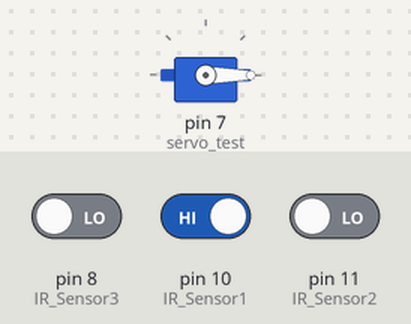
Bench run of a sketch on a simulated Arduino Uno, built with avr-gcc and run on an emulated ATmega328P. Shown: servo. Inputs (shaded band) come from the test bench; at power-on: pin 8 (IR_Sensor3) LOW, pin 10 (IR_Sensor1) HIGH, pin 11 (IR_Sensor2) LOW. The modem accepts every AT command (registered, SIM ready, sends succeed) and sends nothing else.

Above: at 1.5 s.
1.6 s: pin 8 (IR_Sensor3) driven HIGH
At 5.2 s:
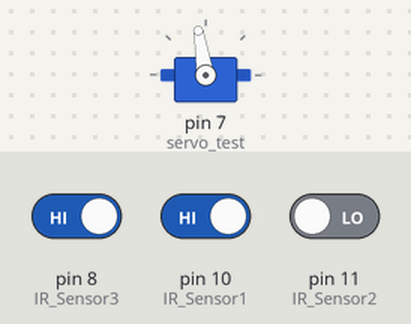
5.5 s: pin 8 (IR_Sensor3) driven LOW
At 8.1 s:
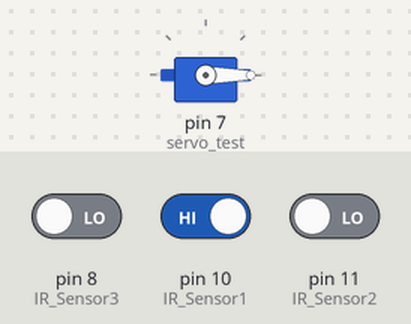
Timing chart, 0 to 9.6 s (numbered marks = the images above; inputs shaded):
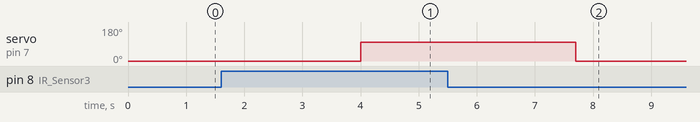

Measured:
- after the input at 1.6 s, servo on pin 7 (servo_test): 0° → 99° after 2.4 s
- after the input at 5.5 s, servo on pin 7 (servo_test): 99° → 0° after 2.2 s

The sketch:

Smart_dustbin.ino
```cpp
#include <SoftwareSerial.h>
#include <Servo.h>
SoftwareSerial mySerial(2, 3);
Servo servo_test;
const int IR_Sensor1 = 10;
const int IR_Sensor2 = 11;
const int IR_Sensor3 = 8;
int angle = 0;
void setup()
{
  mySerial.begin(9600);   // Setting the baud rate of GSM Module
  Serial.begin(9600);    // Setting the baud rate of Serial Monitor (Arduino)
  delay(100);
  servo_test.attach(7);
  servo_test.write(0);
  delay(200);
  pinMode(IR_Sensor1, INPUT);
  pinMode(IR_Sensor2, INPUT);
  pinMode(IR_Sensor3, INPUT);

}
void loop()
{
  if (digitalRead(IR_Sensor3) == 1)
  {
    servo_test.write(99);
    delay(500);
  }
    if (digitalRead(IR_Sensor3) == 0)
    {
      servo_test.write(0);
      delay(500);
         }

  if (digitalRead(IR_Sensor1) == 0)
  {
    SendMessage1();
  }

  if (digitalRead(IR_Sensor2) == 0)
  {
    SendMessage2();
  }

}// void loop

void SendMessage1()
{
  mySerial.println("AT+CMGF=1");    //Sets the GSM Module in Text Mode
  delay(1000);  // Delay of 1000 milli seconds or 1 second
  mySerial.println("AT+CMGS=\"+91XXXXXXXXXX\"\r"); // Replace x with mobile number
  delay(1000);
  mySerial.println("DUSTBIN FILLED at AICSKU! please take the action IMMEDIATELY!!!");// The SMS text you want to send
  delay(100);
  mySerial.println((char)26);// ASCII code of CTRL+Z
  delay(1000);

  while(1)
  {
    if (digitalRead(IR_Sensor1) == 1)
    {
      return digitalRead(IR_Sensor1);
    }
  }
}
void SendMessage2()
{
  mySerial.println("AT+CMGF=1");    //Sets the GSM Module in Text Mode
  delay(1000);  // Delay of 1000 milli seconds or 1 second
  mySerial.println("AT+CMGS=\"+91XXXXXXXXXX\"\r"); // Replace x with mobile number
  delay(1000);
  mySerial.println("DUSTBIN FILLED at AICSKU! please clean the dustbin!!!");// The SMS text you want to send
  delay(100);
  mySerial.println((char)26);// ASCII code of CTRL+Z
  delay(1000);

  while(1)
  {
    if (digitalRead(IR_Sensor1) == 1)
    {
      return digitalRead(IR_Sensor2);
    }
  }
}
```
